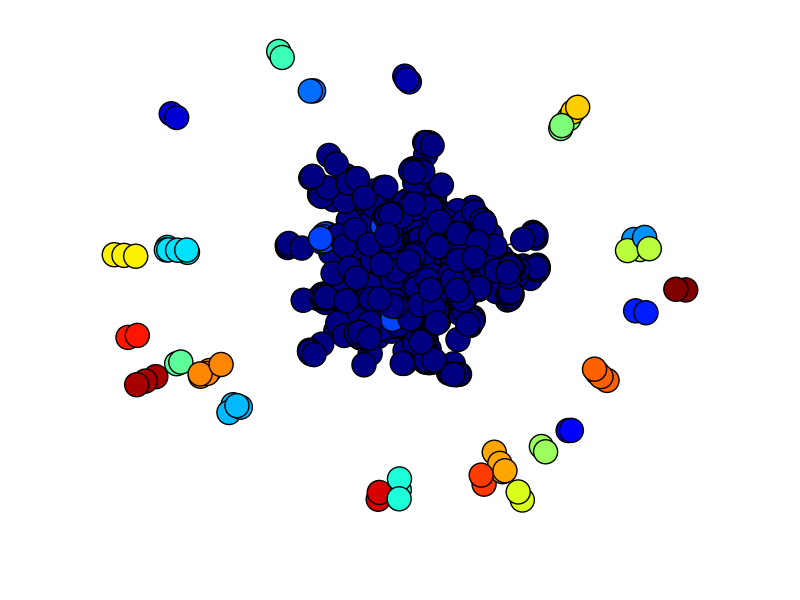

This figure's Python source:

"""  InterMine @ Open Genome Informatics : Similarity Project
   -> Implementation of the Girvan Newman Algorithm for Community Detection 
   -> Girvan Newman : Hierarchial - Divisive in nature : Begin with one group containing all points and then divide successfully
   -> Treatment of the Data Set as Undirected Graph -- Just Interactions taken into account """



#Libraries 
import json
import pandas as pd
from py2neo import Node, Relationship, Graph
import re
import string
import networkx as nx
from networkx.algorithms.connectivity import minimum_st_edge_cut,minimum_edge_cut
import matplotlib.pyplot as plt
import numpy as np 
import itertools


#Function to compute the degree of the nodes
def get_degree(graph,adjacency_matrix):
	#To be returned by the function
	degree_dict = {}

	#Node List
	node_list = graph.nodes()

	#Total Number of Nodes
	number_nodes = len(graph.nodes())

	#Computing the sum of each row
	Sum = adjacency_matrix.sum(axis=1)

	for i in range(0,number_nodes):
		degree_dict[node_list[i]] = Sum[i,0]

	#Return a dictionary consisting of nodes and their corresponding degree
	return degree_dict


''' Girvan Newmann Algorithm : 
	  Basic overview : 
			 Edge Betweenness => Fraction of all pair shortest path that pass through a Given Edge
			 Bridge => Considered to be an edge which has a high edge Betweenness
			 B/w distinct communities there should be presence of bridges

	  Steps: 
			1. Compute the edge Betweenness for the graph
			2. Choose the edge with the highest edge betweenness and remove into
			3. Go to step 1 until no edges are left (If modularity is improving then add to the community structure)


	  Measure of checking Community Structure : Modularity
																								   
																								   '''

#Function to extract the edge with maximum edge betweenness and remove it from the graph
def girvan_newman(graph):
	initial_components = nx.number_connected_components(graph)
	temp_comp = initial_components
	while temp_comp<=initial_components:
		#Edge Betweenness values -- Returns dictionary of edges with centrality as values
		edge_betweenness = nx.edge_betweenness_centrality(graph)
		#Finding edge with maximum betweenness
		max_edge = max(edge_betweenness.values())
		for k,v in edge_betweenness.iteritems():
			if v == max_edge:
				#Remove the edge from the network
				graph.remove_edge(k[0],k[1])

		#Recalculating the number of connected components -- Will break out of the loop once an extra component is formed due to removal of edge
		temp_comp = nx.number_connected_components(graph)



""" Function : compute_girvan_newman => New communities are assigned only when there is an improvement in the modularity score """

#Function to call girvan_newman until and unless all edges are consumed -- Checked with respect to modularity at every step
def compute_girvan_newman(graph,degree_node,edge_weight):
	#Initialize modularity
	best_modularity = 0.0
	#Temporary modularity variable
	modularity = 0.0 
	iteration = 0
	edges = 0
	#Run a loop until all the edges are consumed
	while True:
		#Removes an edge to increase number of connected components
		girvan_newman(graph)
		#modularity 
		modularity = girvan_newman_modularity(graph,degree_node,edge_weight)

		#print modularity

		if modularity > best_modularity:
			edges +=1
			#Reassignment of best modularity
			best_modularity = modularity
			#As modularity has improved -- Assignment into communities
			community_components = nx.connected_components(graph)
			answer = [community for community in community_components]
			#print list(community_components)

		if graph.number_of_edges()==0:
			break

	#At least once community reassignment has been done
	if best_modularity > 0.0:
		#List consisting of communities
		return answer
		#print edges
	else:
		return []



#Function to determine the modularity after a split
def girvan_newman_modularity(graph,degree_node,edge_weight):
	#Adjacency matrix - New
	new_adjacency = nx.adj_matrix(graph)
	#New degree_node Initialization
	new_degree = {}
	#Obtaining a dictionary of nodes with degrees
	new_degree = get_degree(graph,new_adjacency)
	#Number of components
	components = nx.connected_components(graph)
	#Modularity Initialization
	modularity = 0 
	for component in components:
		edges_within_community = 0
		random_edges = 0
		for node in component:
			edges_within_community += new_degree[node]
			random_edges = degree_node[node]

		modularity += (float(edges_within_community) - float(random_edges*random_edges)/(2*edge_weight))


	modularity = modularity / float(2*edge_weight)

	return modularity


#Function to visualize communities
def draw_communities(communities,g):
	#Color dictionary for assigning colors to different communities
	color_dict = {}
	color_ = 0 
	for community in communities:
		for node in community:
			color_dict[node] = color_

		color_ +=1

	values = [color_dict.get(node,0.25) for node in g.nodes()]
	nx.draw(g,cmap=plt.get_cmap('jet'),node_color = values)
	plt.show()




#Function to call sub-parts of Girvan Algorithm for Community Detection
def main():
	#Loading gene_interactions JSON file into a variable 
	with open('JSON rows/gene_interactions.json') as json_data:
		interactions = json.load(json_data)


	#Information about Graph Connectivity
	graph_info = interactions["results"]

	source = []
	target = []

	#Creating NetworkX instance
	graph = nx.Graph()

	i = 0
	#Extracting the edge relationships
	for edge in graph_info:
		#temp = []
		source.append(edge[0])
		target.append(edge[2])
		#Don't add a self-loop
		if edge[0] == edge[2]:
			continue

		#Adding the edge in NetworkX
		graph.add_edge(edge[0],edge[2],weight=1.0)
		
		

	#Nodes :[node1,node2,node3.......]
	nodes = []
	for node in graph.nodes():
		nodes.append(node)

	#Edges : [[node1,node2,weight],[],[]....]
	edges = []
	for edge in graph.edges():
		temp = []
		#For undirected conditions
		temp.append(edge[0])
		temp.append(edge[1])
		temp.append(1)
		edges.append(temp)
		temp = []
		temp.append(edge[1])
		temp.append(edge[0])
		temp.append(1)
		edges.append(temp)

	#Adjacency Matrix -- Returns a Scipy Sparse Matrix
	adjacency_matrix = nx.adj_matrix(graph)

	#nx.draw(graph)
	#plt.show()

	#Number of Nodes
	n = nx.number_of_nodes(graph)

	#Calculating the weighted degree for each node
	degree_node = get_degree(graph,adjacency_matrix)

	#Sum of Edge Weights
	sum_of_edge_weights =  np.sum(adjacency_matrix)

	g = nx.Graph()
	g = graph.copy()

	#Function Call for calling Girvan Community Detection Algorithm
	community_set = compute_girvan_newman(graph,degree_node,sum_of_edge_weights)

    #List of Communities
	communities = []

	#Formulation of Communities as a list
	for community in community_set:
		temp = list(community)
		communities.append(temp)

    #Function call to draw and color communities
	draw_communities(communities,g)

	


#Call to the main function for implementing Girvan Newmann Algorithm
main()
